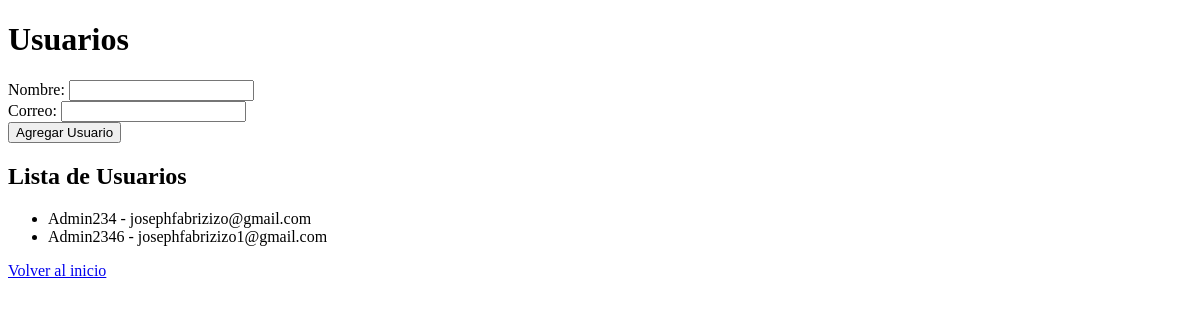
The page /usuarios on the database as committed earlier.
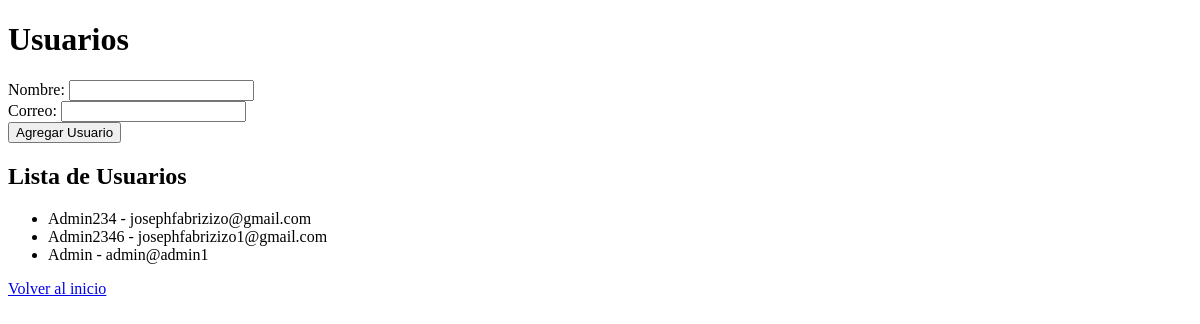
The same page on the database as committed later.
### app.py (models this page shows)
class Usuario(db.Model):
    id = db.Column(db.Integer, primary_key=True)
    nombre = db.Column(db.String(100), nullable=False)
    correo = db.Column(db.String(100), unique=True, nullable=False)
    boletos = db.relationship('Boleto', backref='usuario', lazy=True)

### app.py (the view, shortened to what this page needs)
@app.route('/usuarios', methods=['GET', 'POST'])
def usuarios():
    usuarios = Usuario.query.all()
    return render_template('usuarios.html', usuarios=usuarios)

### templates/usuarios.html (shortened to what this page needs)
<!DOCTYPE html>
<html lang="es">
  <head>
  </head>
  <body>
    <h1>Usuarios</h1>
    <form method="POST">
      <label>Nombre:</label>
      <input type="text" name="nombre" required />
      <br />
      <label>Correo:</label>
      <input type="email" name="correo" required />
      <br />
      <button type="submit">Agregar Usuario</button>
    </form>
    <h2>Lista de Usuarios</h2>
    <ul>
      {% for usuario in usuarios %}
      <li>{{ usuario.nombre }} - {{ usuario.correo }}</li>
      {% endfor %}
    </ul>
    <a href="/">Volver al inicio</a>
  </body>
</html>

Rows that differ between the two databases and show on the page:
added Usuario: nombre "Admin", correo "admin@admin1"
